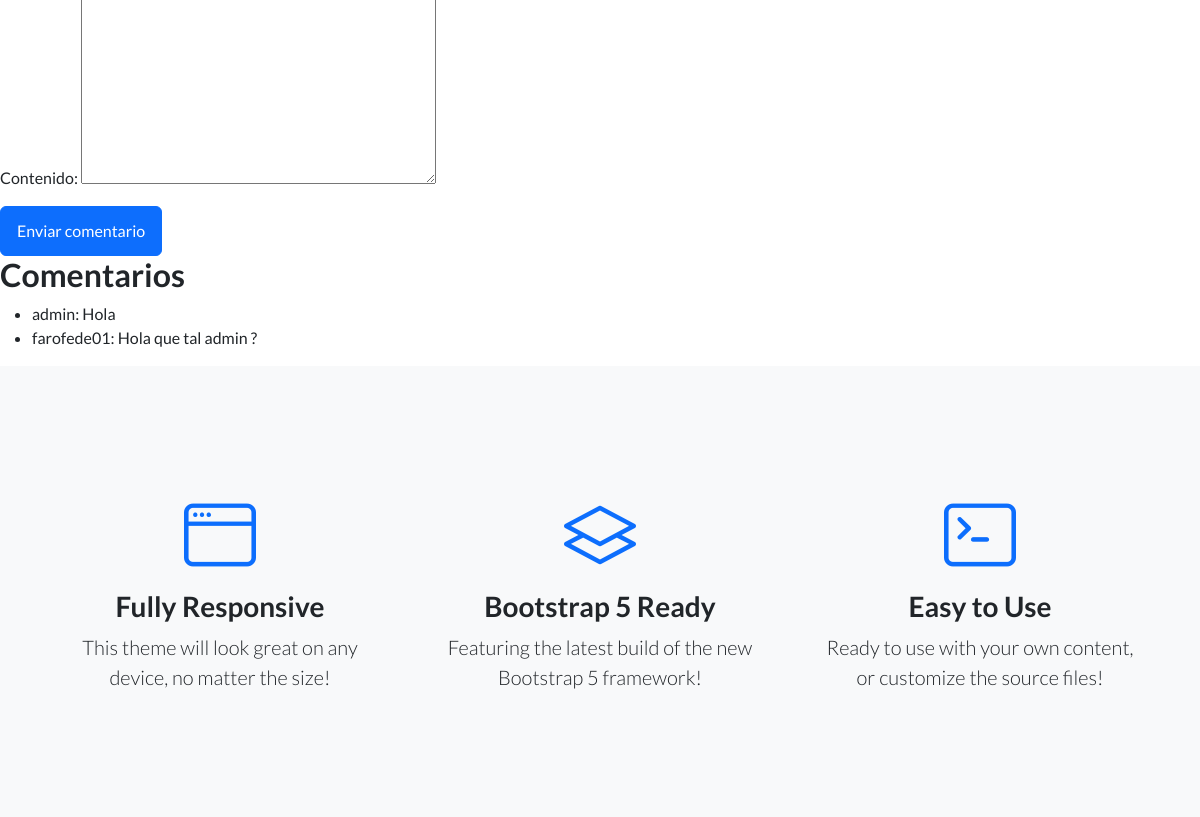
/mensajeria/ (middle part), run on an earlier commit of the app's database.
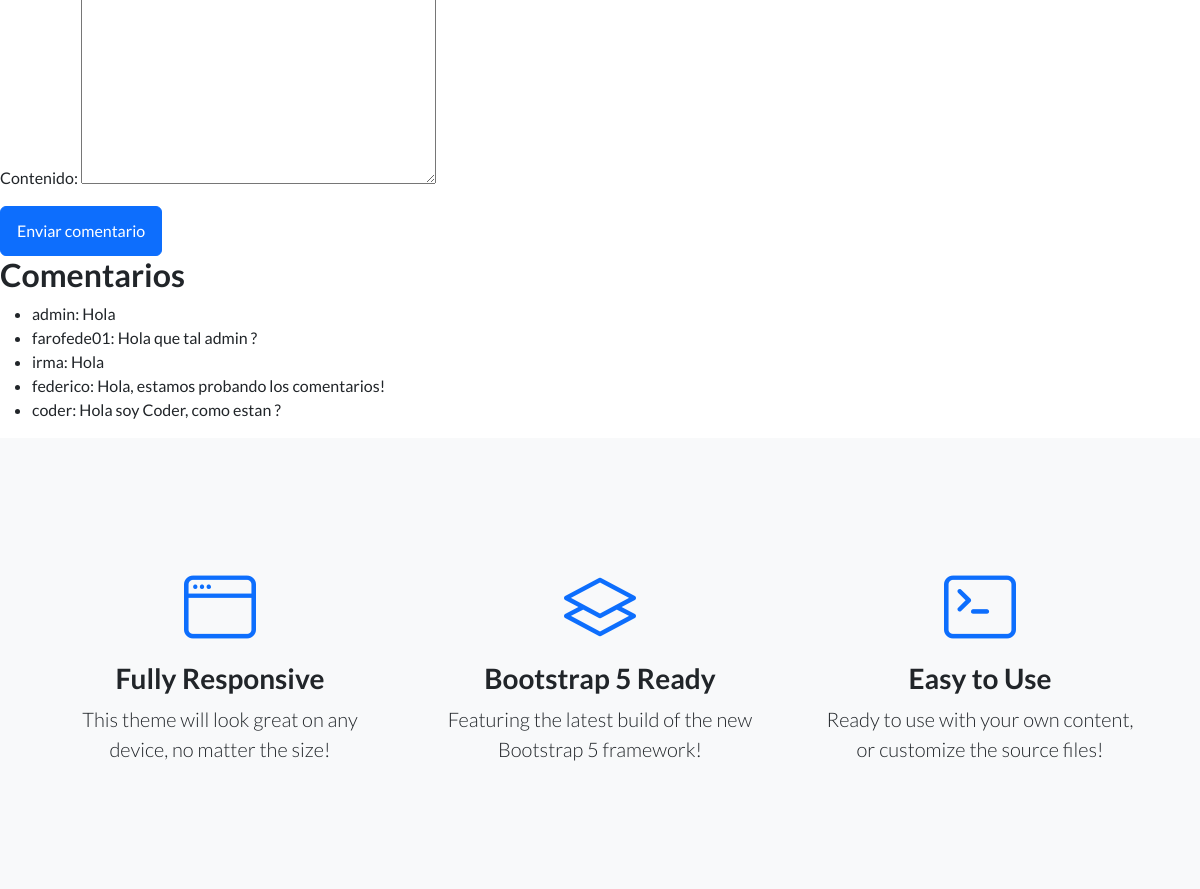
And on a later commit of the database.
### AppMensajeria/models.py (models this page shows, shortened)
class Mensaje(models.Model):
    remitente = models.ForeignKey(User, on_delete=models.CASCADE)
    contenido = models.TextField()
    fecha_creacion = models.DateTimeField(auto_now_add=True)

### AppMensajeria/views.py (the view, shortened to what this page needs)
# urls.py: path('mensajeria/', views.mensajeria, name='mensajeria'),
def mensajeria (request):
    mensajes = Mensaje.objects.all()
    formulario = FormularioMensaje()
    return render(request, "AppMensajeria/mensajeria.html", {'mensajes': mensajes, 'formulario': formulario})

### AppMensajeria/forms.py
class FormularioMensaje(forms.ModelForm):
    class Meta:
        model = Mensaje
        fields = ['contenido']

### AppMensajeria/templates/AppMensajeria/mensajeria.html (shortened to what this page needs)
{% extends 'padre.html' %}
{% load static %}
{% block contenido_que_cambia %}
<form method="post" class="comment-form">
    {{ formulario.as_p }}
    <button type="submit" class="btn btn-primary">Enviar comentario</button>
</form>
<h2>Comentarios</h2>
<ul class="comment-list">
    {% for mensaje in mensajes %}
        <li class="comment-item">
            <span class="comment-author">{{ mensaje.remitente.username }}:</span>
            <span class="comment-content">{{ mensaje.contenido }}</span>
        </li>
    {% endfor %}
</ul>
{% endblock %}

### Appblog/templates/padre.html (shortened to what this page needs)
<!DOCTYPE html>
<html lang="en">
    <head>
        {% load static %}
        <link href="https://cdn.jsdelivr.net/npm/bootstrap-icons@1.5.0/font/bootstrap-icons.css" rel="stylesheet" type="text/css" />
        <link href={% static "css/styles.css" %} rel="stylesheet" />
    </head>
    <body>
        {% block contenido_que_cambia %}{% endblock %}
        <section class="features-icons bg-light text-center">
            <div class="container">
                <div class="row">
                    <div class="col-lg-4">
                        <div class="features-icons-item mx-auto mb-5 mb-lg-0 mb-lg-3">
                            <div class="features-icons-icon d-flex"><i class="bi-window m-auto text-primary"></i></div>
                            <h3>Fully Responsive</h3>
                            <p class="lead mb-0">This theme will look great on any device, no matter the size!</p>
                        </div>
                    </div>
                    <div class="col-lg-4">
                        <div class="features-icons-item mx-auto mb-5 mb-lg-0 mb-lg-3">
                            <div class="features-icons-icon d-flex"><i class="bi-layers m-auto text-primary"></i></div>
                            <h3>Bootstrap 5 Ready</h3>
                            <p class="lead mb-0">Featuring the latest build of the new Bootstrap 5 framework!</p>
                        </div>
                    </div>
                    <div class="col-lg-4">
                        <div class="features-icons-item mx-auto mb-0 mb-lg-3">
                            <div class="features-icons-icon d-flex"><i class="bi-terminal m-auto text-primary"></i></div>
                            <h3>Easy to Use</h3>
                            <p class="lead mb-0">Ready to use with your own content, or customize the source files!</p>
                        </div>
                    </div>
                </div>
            </div>
        </section>
    </body>
</html>

What changed in the data, as far as the page shows it:
added Mensaje: remitente.username "irma", contenido "Hola"
added Mensaje: remitente.username "federico", contenido "Hola, estamos probando los comentarios!"
added Mensaje: remitente.username "coder", contenido "Hola soy Coder, como estan ?"
